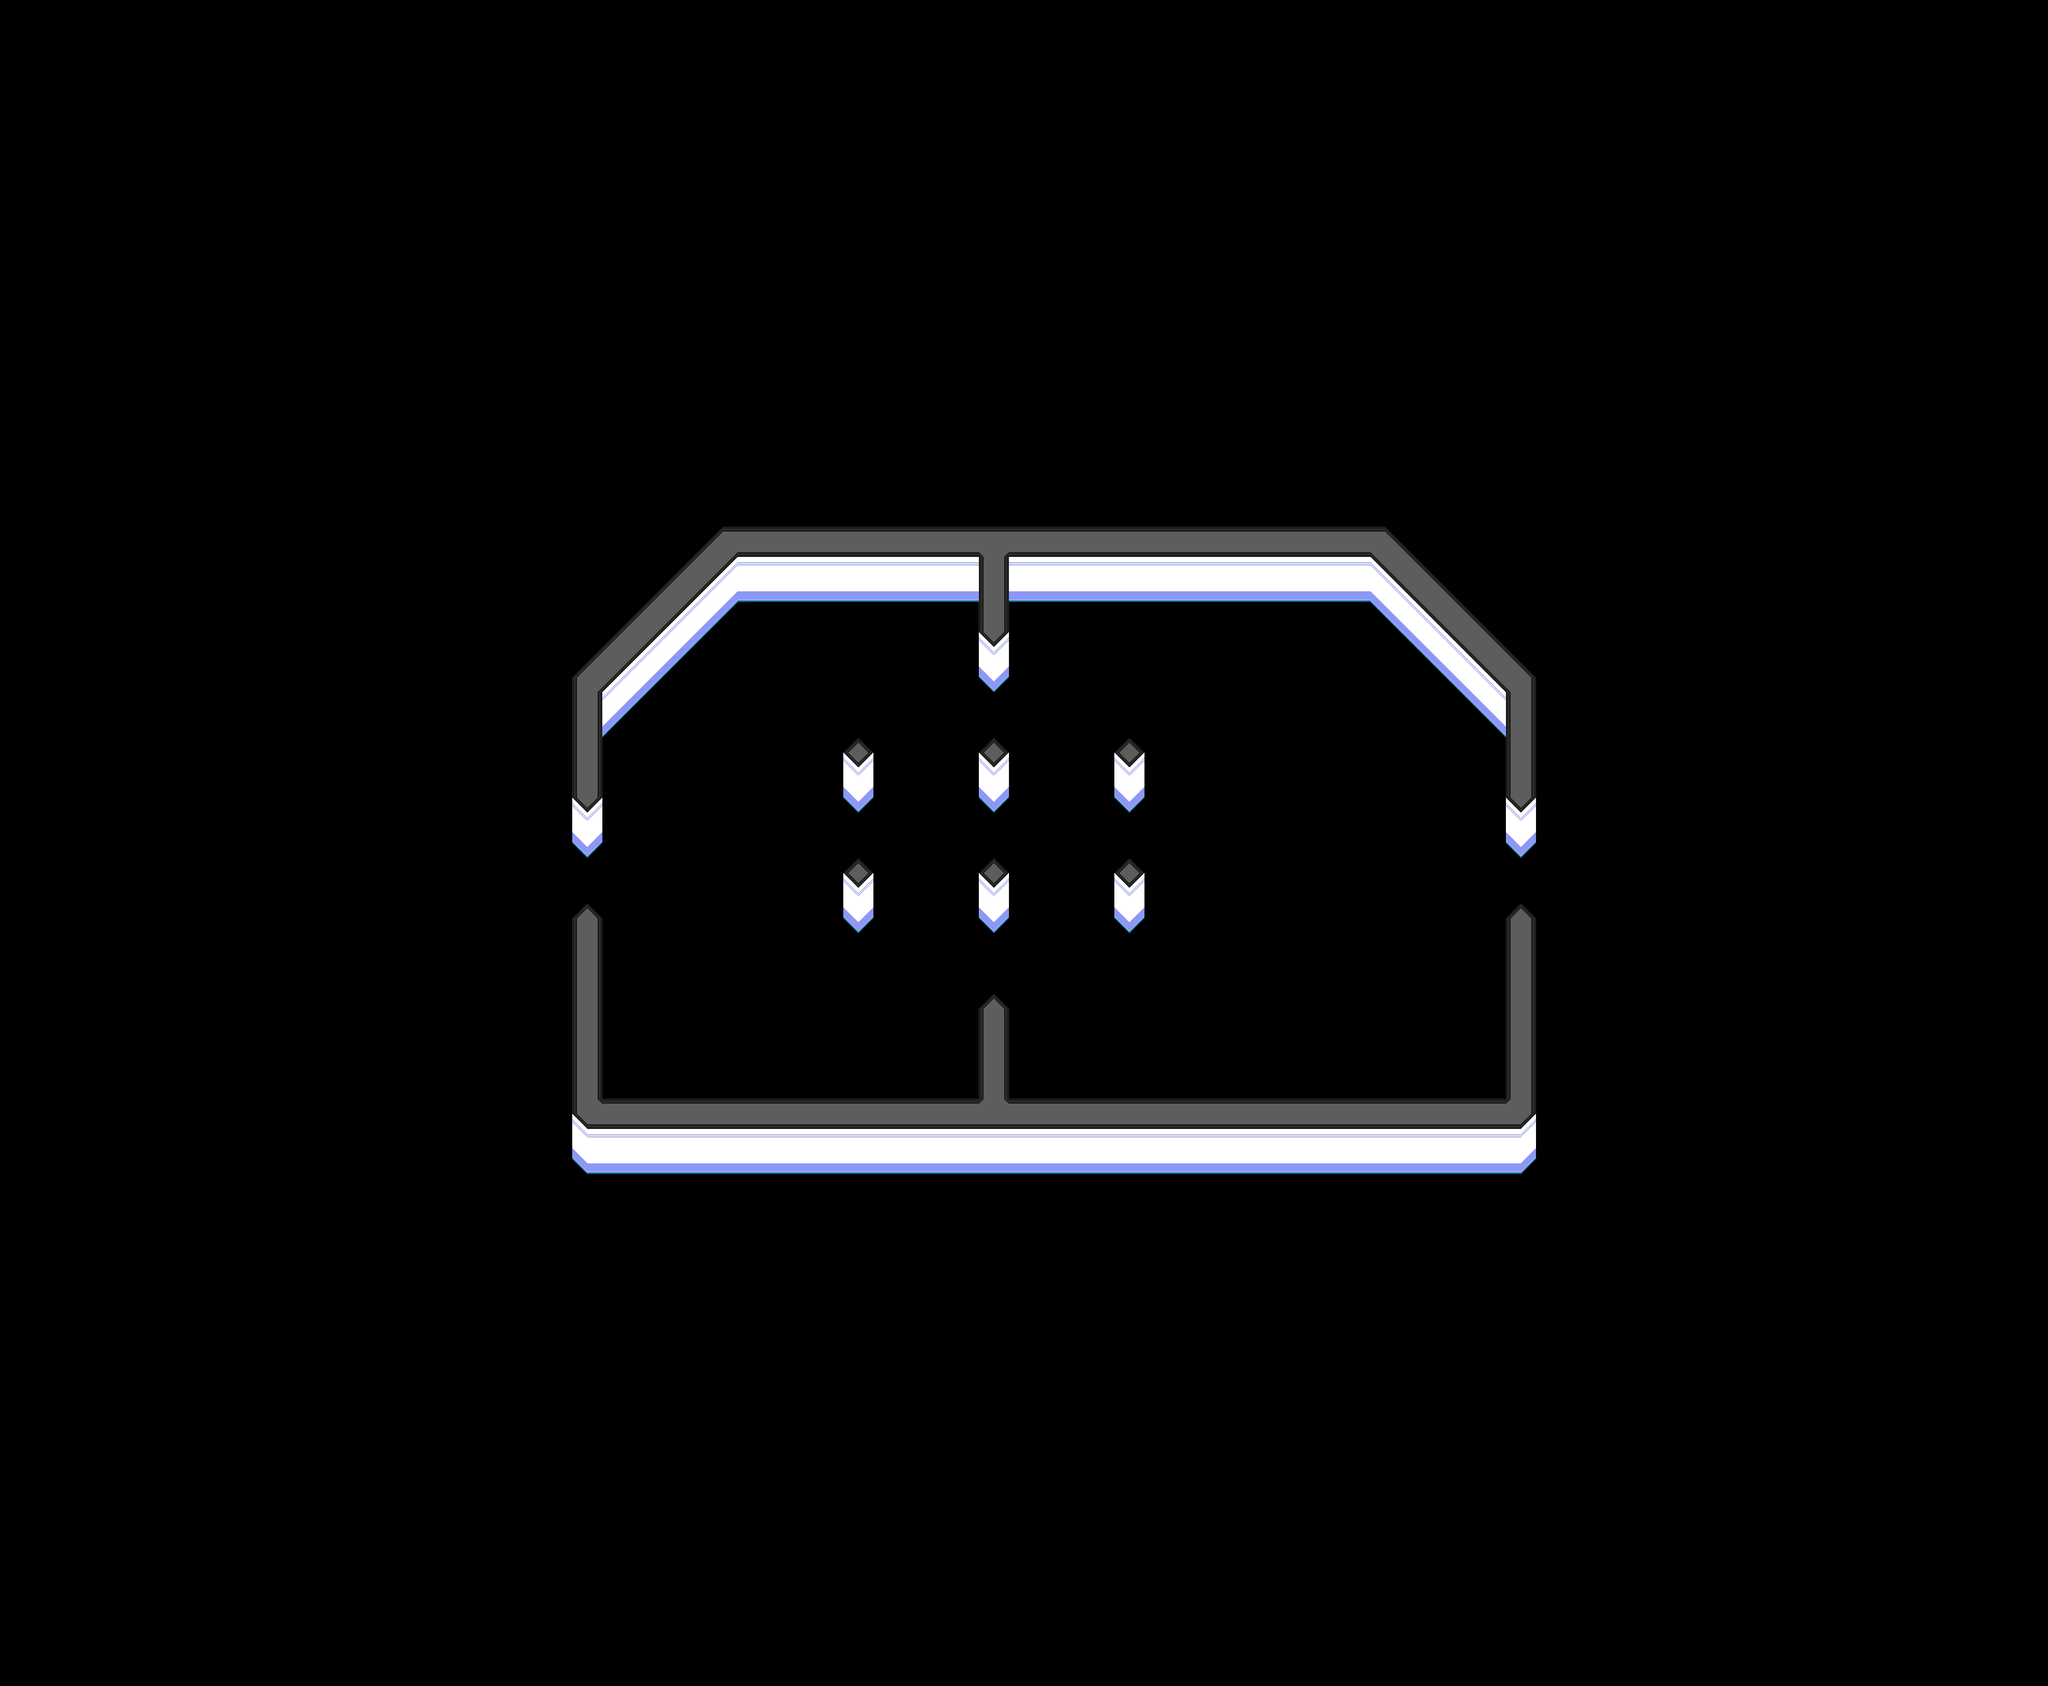

The image is a tile-based game level rendered from a .tmx file. Its description and source (layers, tilesets, objects; grid data summarised) follow:
An orthogonal 136x112 tile map with 32x32 px tiles, 4 tile layers (Background, Floor, Foreground, Top).

<map version="1.4" tiledversion="1.4.2" orientation="orthogonal" renderorder="right-up" width="136" height="112" tilewidth="32" tileheight="32" infinite="0" nextlayerid="7" nextobjectid="2">
 <tileset firstgid="1" name="default tileset" tilewidth="32" tileheight="32" tilecount="256" columns="16">
  <image source="default_tileset.png" width="512" height="512" />
 </tileset>
 <layer id="1" name="Background" width="136" height="112">
  <data>[15232 cells, 0 non-empty, 0 distinct tile ids]</data>
 </layer>
 <layer id="2" name="Floor" width="136" height="112">
  <data>[15232 cells, 0 non-empty, 0 distinct tile ids]</data>
 </layer>
 <layer id="4" name="Foreground" width="136" height="112">
  <data>[15232 cells, 846 non-empty, 24 distinct tile ids]</data>
 </layer>
 <layer id="5" name="Top" width="136" height="112">
  <data>[15232 cells, 1 non-empty, 1 distinct tile ids]</data>
 </layer>
</map>
